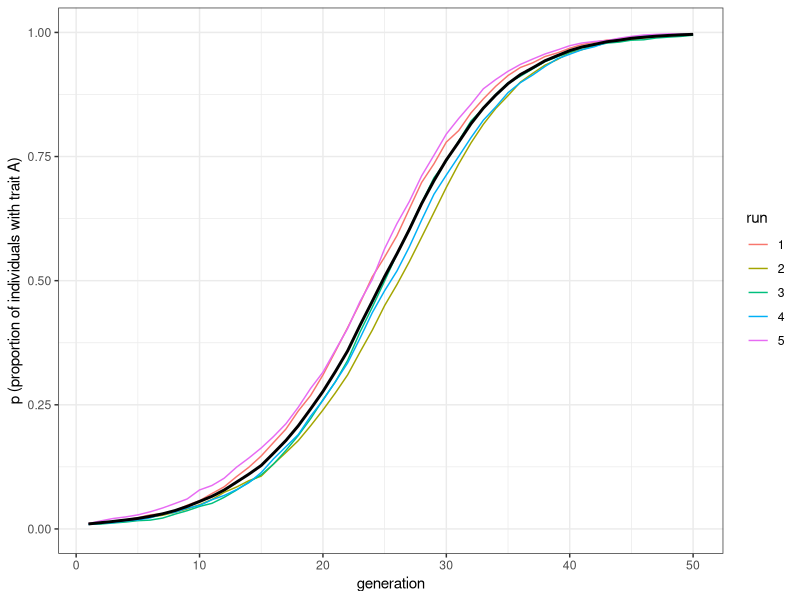
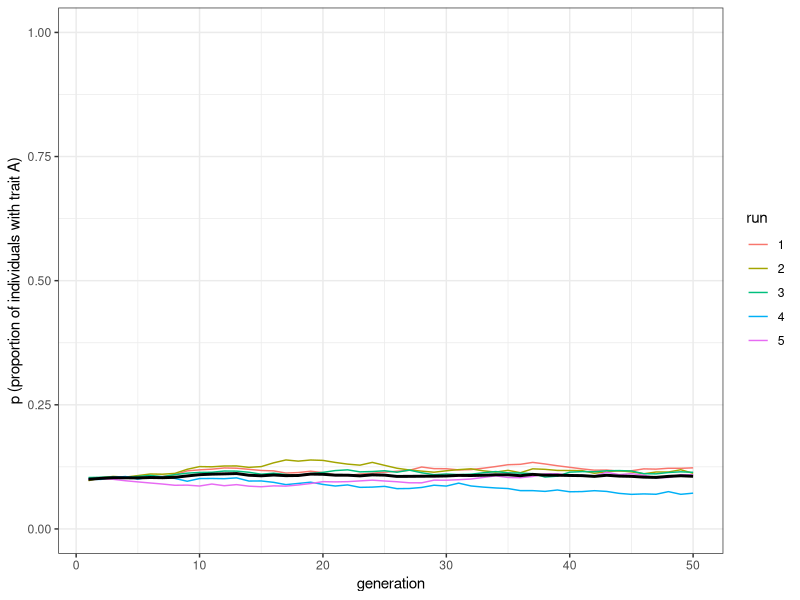
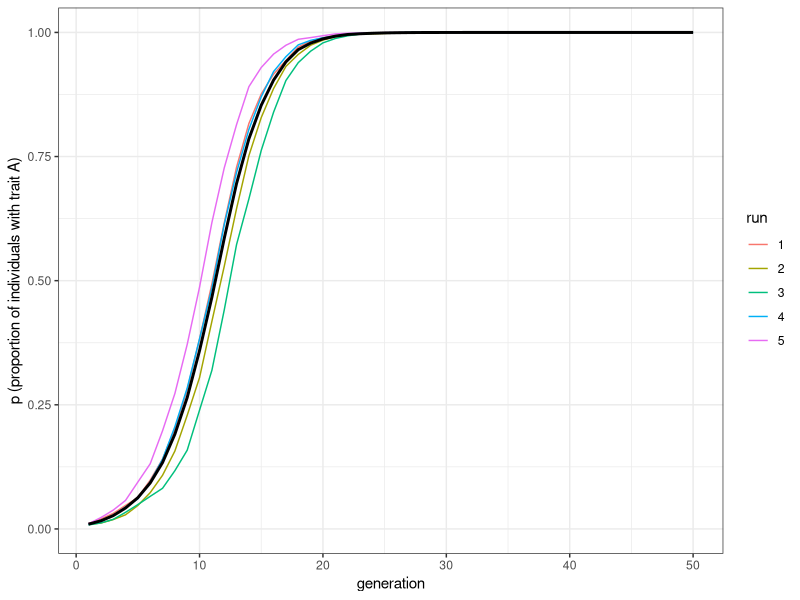
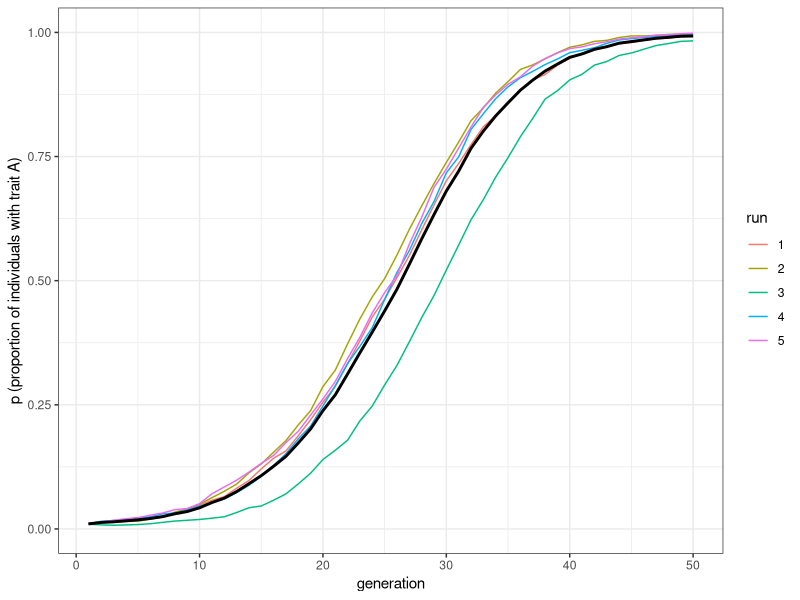
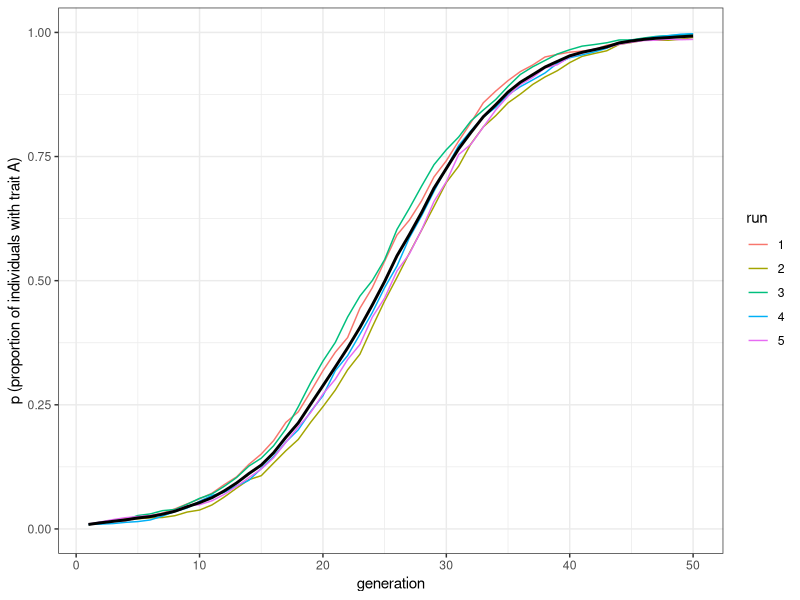
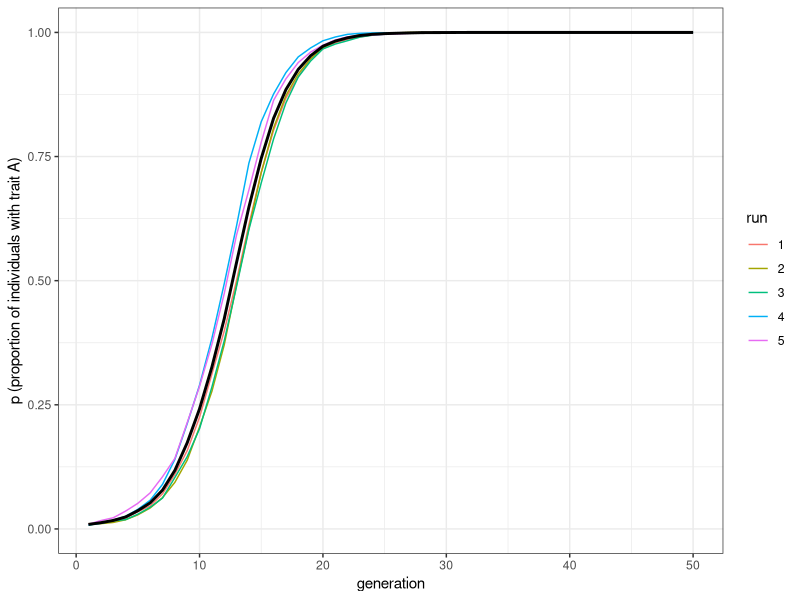

Generate these figures, in order, with R:
## ---- chunk 1
library(tidyverse)
set.seed(111)

vertical_transmission <- function(N, p_0, b, t_max, r_max) {
  output <- tibble(generation = rep(1:t_max, r_max), p = rep(NA, t_max * r_max), run = as.factor(rep(1:r_max, each = t_max)))
  
  for (r in 1:r_max) {
    population <- tibble(trait = sample(c("A", "B"), N, replace = TRUE, prob = c(p_0, 1 - p_0)))
    # create first generation
    
    output[output$generation == 1 & output$run == r, ]$p <- sum(population$trait == "A") / N # add first generation's p for run r
    
    for (t in 2:t_max) {
      previous_population <- population # copy individuals to previous_population tibble
      
      mother <- tibble(trait = sample(previous_population$trait, N, replace = TRUE))  # randomly pick mothers
      father <- tibble(trait = sample(previous_population$trait, N, replace = TRUE))  # randomly pick fathers
      
      population <- tibble(trait = rep(NA, N))  # next generation
      
      both_A <- mother$trait == "A" & father$trait == "A"
      if ( sum(both_A) > 0 ) {
        population[both_A, ]$trait <- "A"  # parents both A, adopt A
      }
      
      both_B <- mother$trait == "B" & father$trait == "B"
      if ( sum(both_B) > 0) {
        population[both_B, ]$trait <- "B"  # parents both B, adopt B
      }
      
      if (anyNA(population)) {  # if any empty NA slots (i.e. one A and one B parent) are present...
        population[is.na(population),]$trait <- sample(c("A", "B"), sum(is.na(population)), prob = c(b, 1 - b), replace = TRUE)
        # ...make them A with probability b
      }
      
      output[output$generation == t & output$run == r, ]$p <- sum(population$trait == "A") / N # get p and put it into output slot for this generation t and run r
    }
  }
  output # export data from function
}

## ---- chunk 2
plot_multiple_runs <- function(data_model) {
  ggplot(data = data_model, aes(y = p, x = generation)) +
    geom_line(aes(colour = run)) +
    stat_summary(fun.y = mean, geom = "line", size = 1) +
    ylim(c(0, 1)) +
    theme_bw() +
    labs(y = "p (proportion of individuals with trait A)")
}
## ---- chunk 3
data_model <- vertical_transmission(N = 10000, p_0 = 0.01, b = 0.6, t_max = 50, r_max = 5)
plot_multiple_runs(data_model)
## ---- chunk 4
data_model <- vertical_transmission(N = 10000, p_0 = 0.1, b = 0.5, t_max = 50, r_max = 5)
plot_multiple_runs(data_model)
## ---- chunk 5
vertical_horizontal_transmission <- function(N, p_0, b, n, g, t_max, r_max) {
  output <- tibble(generation = rep(1:t_max, r_max), p = rep(NA, t_max * r_max), run = as.factor(rep(1:r_max, each = t_max)))
  
  for (r in 1:r_max) {
    population <- tibble(trait = sample(c("A", "B"), N, replace = TRUE, prob = c(p_0, 1 - p_0)))
    # create first generation
    
    output[output$generation == 1 & output$run == r, ]$p <- sum(population$trait == "A") / N # add first generation's p for run r
    
    # vertical transmission
    for (t in 2:t_max) {
      previous_population <- population # copy individuals to previous_population tibble
      
      mother <- tibble(trait = sample(previous_population$trait, N, replace = TRUE))  # randomly pick mothers
      father <- tibble(trait = sample(previous_population$trait, N, replace = TRUE))  # randomly pick fathers
      
      population <- tibble(trait = rep(NA, N))  # next generation
      
      both_A <- mother$trait == "A" & father$trait == "A"
      if ( sum(both_A) > 0 ) {
        population[both_A, ]$trait <- "A"  # parents both A, adopt A
      }
      
      both_B <- mother$trait == "B" & father$trait == "B"
      if ( sum(both_B) > 0) {
        population[both_B, ]$trait <- "B"  # parents both B, adopt B
      }
      
      if (anyNA(population)) {  # if any empty NA slots (i.e. one A and one B parent) are present...
        population[is.na(population),]$trait <- sample(c("A", "B"), sum(is.na(population)), prob = c(b, 1 - b), replace = TRUE)
        # ...make them A with probability b
      }
      
      # horizontal transmission
      previous_population <- population # previous_population are children before horizontal transmission, population are children after horizontal transmission
      
      N_B <- length(previous_population$trait[previous_population$trait == "B"])  # N_B = number of Bs
      
      if (N_B > 0 & n > 0) {  # if there are B individuals to switch, and n is not zero
        
        for (i in 1:N_B) {  # for each B individual...
          
          demonstrator <- sample(previous_population$trait, n, replace = TRUE) # pick n demonstrators
          copy <- sample(c(TRUE, FALSE), n, prob = c(g, 1-g), replace = TRUE)  # get probability g
          
          if ( sum(demonstrator == "A" & copy == TRUE) > 0 ) {  # if any demonstrators with A are to be copied...
            population[previous_population$trait == "B",]$trait[i] <- "A"  # ...the B individual switches to A
          }
        
        }
      }
      
      output[output$generation == t & output$run == r, ]$p <- sum(population$trait == "A") / N # get p and put it into output slot for this generation t and run r
    }
  }
  output # export data from function
}

## ---- chunk 6
data_model <- vertical_horizontal_transmission(N = 5000, p_0 = 0.01, b = 0.5, n = 5, g = 0.1, t_max = 50, r_max = 5)
plot_multiple_runs(data_model)
## ---- chunk 7
data_model_v <- vertical_horizontal_transmission(N = 5000, p_0 = 0.01, b = 0.6, n = 0, g = 0, t_max = 50, r_max = 5)
data_model_hn2 <- vertical_horizontal_transmission(N = 5000, p_0 = 0.01, b = 0.5, n = 2, g = 0.1, t_max = 50, r_max = 5)
data_model_hn5 <- vertical_horizontal_transmission(N = 5000, p_0 = 0.01, b = 0.5, n = 5, g = 0.1, t_max = 50, r_max = 5)
plot_multiple_runs(data_model_v)
plot_multiple_runs(data_model_hn2)
plot_multiple_runs(data_model_hn5)
